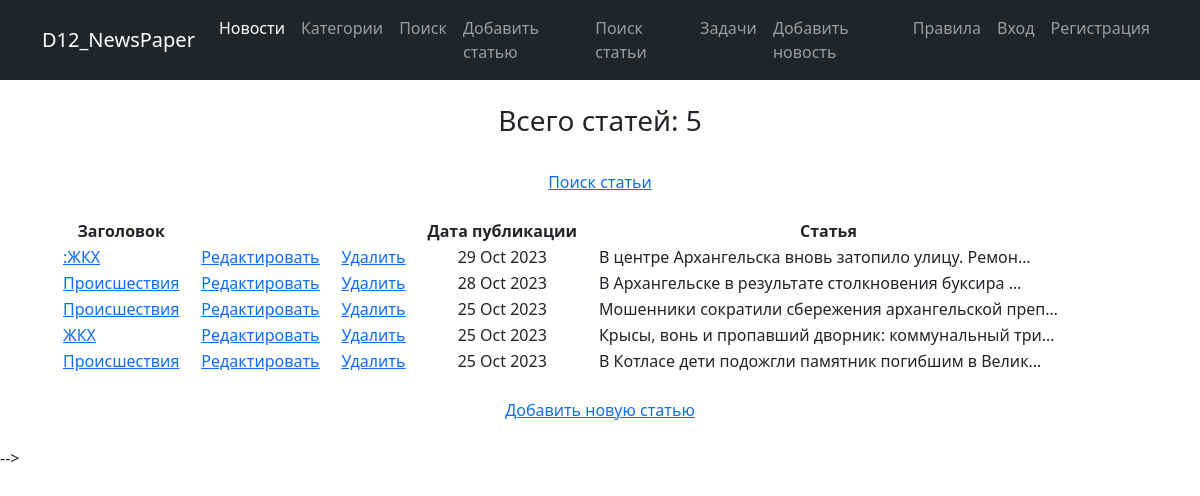
Page /news/ on the committed database.
### news/models.py (models this page shows, shortened)
class Post(models.Model):
    author = models.ForeignKey(Author, on_delete=models.CASCADE)
    NEWS = 'NW'
    ARTICLE = 'AR'
    CATEGORY_CHOICES = (
        (NEWS, 'Новость'),
        (ARTICLE, 'Статья')
    )
    categoryType = models.CharField(max_length=2, choices=CATEGORY_CHOICES, default=ARTICLE)
    dateCreation = models.DateTimeField(auto_now_add=True)
    postCategory = models.ManyToManyField(Category, through='PostCategory')
    title = models.CharField(max_length=128)
    text = models.TextField()
    rating = models.SmallIntegerField(default=0)

### news/views.py (the view)
# urls.py: path('', NewsList.as_view()),  # т.к. сам по себе это класс, то нам надо представить этот класс в виде view.
class NewsList(ListView):
    model = Post  # указываем модель, объекты которой мы будем выводить
    template_name = 'news.html'  # указываем имя шаблона, в котором будет лежать HTML,
    context_object_name = 'news'  # это имя списка, в котором будут лежать все объекты,
    ordering = [
        '-dateCreation']  # сортировка по дате публикации, сначала более новые /  queryset = Post.objects.order_by('-dateCreation')
    paginate_by = 10  # поставим постраничный вывод в один элемент

### news/templatetags/custom_filters.py (called while the page is built)
@register.filter(name='censor')
def censor(value):
    for w in stop_words:
        value = value.replace(w, '***')
    return value

### templates/news.html (shortened to what this page needs)
{% extends 'flatpages/default.html' %}
{% load custom_filters %}
{% block content %}
    <br>
    <h3> Всего статей: {{ news|length }} </h3>
    <br>
    {% if news %}
        <a href="{% url 'news:post_search' %}"> Поиск статьи </a>
        <br>
        <br>
        <table style="border-collapse: separate; border-spacing: 20px 0;">
            <tr>
                <td><strong>Заголовок</strong></td>
                <td></td>
                <td></td>
                <td><strong>Дата публикации</strong></td>
                <td><strong>Статья</strong></td>
            </tr>
            {% for post in news %}
                <tr>
                    <td class="text-start">
                        <a href="{% url 'news:post_detail' post.id %}"> {{ post.title|censor|truncatechars:30  }}</a>
                    </td>
                    <td>
                        <a href="{% url 'news:post_update' post.id %}"><u>Редактировать</u></a>
                    </td>
                    <td>
                        <a href="{% url 'news:post_delete' post.id %}"><u> Удалить </u></a>
                    </td>
                    <td> {{ post.dateCreation|date:'d M Y' }} </td>
                    <td class="text-start"> {{ post.text|censor|truncatechars:50 }} </td>
                </tr>
            {% endfor %}
        </table>
        {% else %}
            <br>
            <h2>Статей нет!</h2>
    {% endif %}
    <br>
    <a href="{% url 'news:post_create' %}">Добавить новую статью</a> <br><br>
{% endblock content %}

### rows in the picture
Post: title|censor ":ЖКХ", dateCreation "29 Oct 2023", text|censor "В центре Архангельска вновь затопило улицу. Ремон…"
Post: title|censor "Происшествия", dateCreation "28 Oct 2023", text|censor "В Архангельске в результате столкновения буксира …"
Post: title|censor "Происшествия", dateCreation "25 Oct 2023", text|censor "Мошенники сократили сбережения архангельской преп…"
Post: title|censor "ЖКХ", dateCreation "25 Oct 2023", text|censor "Крысы, вонь и пропавший дворник: коммунальный три…"
Post: title|censor "Происшествия", dateCreation "25 Oct 2023", text|censor "В Котласе дети подожгли памятник погибшим в Велик…"

### other values in the picture
{{ news|length }} "5"
